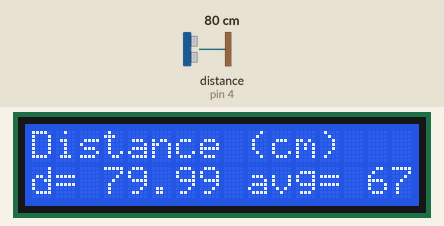
This sketch was run on a simulated Arduino Uno, built with avr-gcc and run on an emulated ATmega328P. Parts: 16×2 character LCD. Wiring (inferred from the names in the program): ultrasonic range finder: trigger pin 5; echo pin 4. Inputs (shaded band) come from the test bench; at power-on: distance to the obstacle (sensor on pin 4) 80 cm. The echo pulse lasts 58.3 µs per cm; what the sketch prints to the serial monitor is not drawn.

Above: at 1.2 s.
1.3 s: distance to the obstacle (sensor on pin 4) set to 2 cm
At 2.2 s:
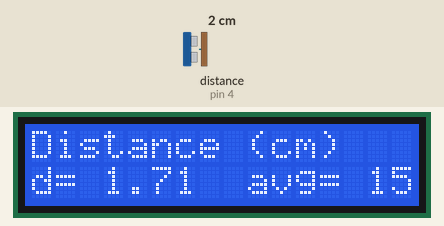
2.9 s: distance to the obstacle (sensor on pin 4) set to 4 cm
At 3.98 s:
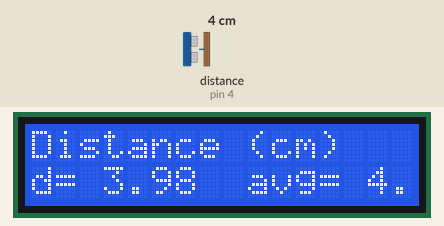
4.5 s: distance to the obstacle (sensor on pin 4) set to 250 cm
At 7.2 s:
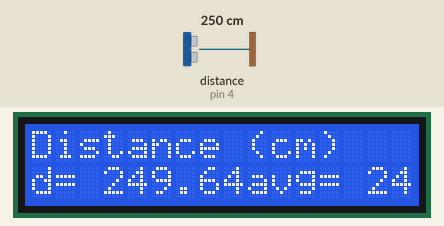

The sketch:

DistSensSkel.ino
```cpp
/*
  Distance sensor with LCD
   R. Kubichek, ECE department, University of Wyoming
*/

#include <LiquidCrystal.h>
LiquidCrystal lcd(7, 8, 9, 10, 11, 12);  //pin connections
float SpeedOfSound = 0.0343; //cm/us sea level
const int MAX_DISTANCE = 400; //trustworthy range
float AvgDist = 0; //average distance
float alpha = .9;  //averaging speed
int echoPin = 4;
int trigPin = 5;


void setup() {
  Serial.begin(9600);               // initialize serial comm at 9600 bps:
  lcd.begin(16, 2);
  pinMode(trigPin, OUTPUT);
  pinMode(echoPin, INPUT);}

void loop() {

  //Insert code to use ultrasonic distance sensor
  digitalWrite(trigPin, LOW);
  delayMicroseconds(2);
  digitalWrite(trigPin, HIGH);
  delayMicroseconds(10);
  digitalWrite(trigPin, LOW);
  while(digitalRead(echoPin)==LOW){}
  float t0 = micros();
  while(digitalRead(echoPin)){}
  float duration = micros()-t0;
  float distance = (duration / 2.0) * SpeedOfSound;
  if(distance < MAX_DISTANCE){
    AvgDist = alpha * AvgDist + (1 - alpha) * distance;
    Serial.print(distance);
    Serial.print(" ");
    Serial.println(AvgDist);
  }
  delay(50);
  //Update the LCD
  lcd.setCursor(0, 0);
  lcd.print("Distance (cm)   ");  //16 characters defined
  lcd.setCursor(0, 1);
  lcd.print("d=       avg=    ");
  lcd.setCursor(3, 1);
  lcd.print(distance);
  lcd.setCursor(14, 1);
  lcd.print(AvgDist);
}
```

Measured:
- what the display in image 3 shows lasts 0.6 s, from 6.8 s to 7.4 s
